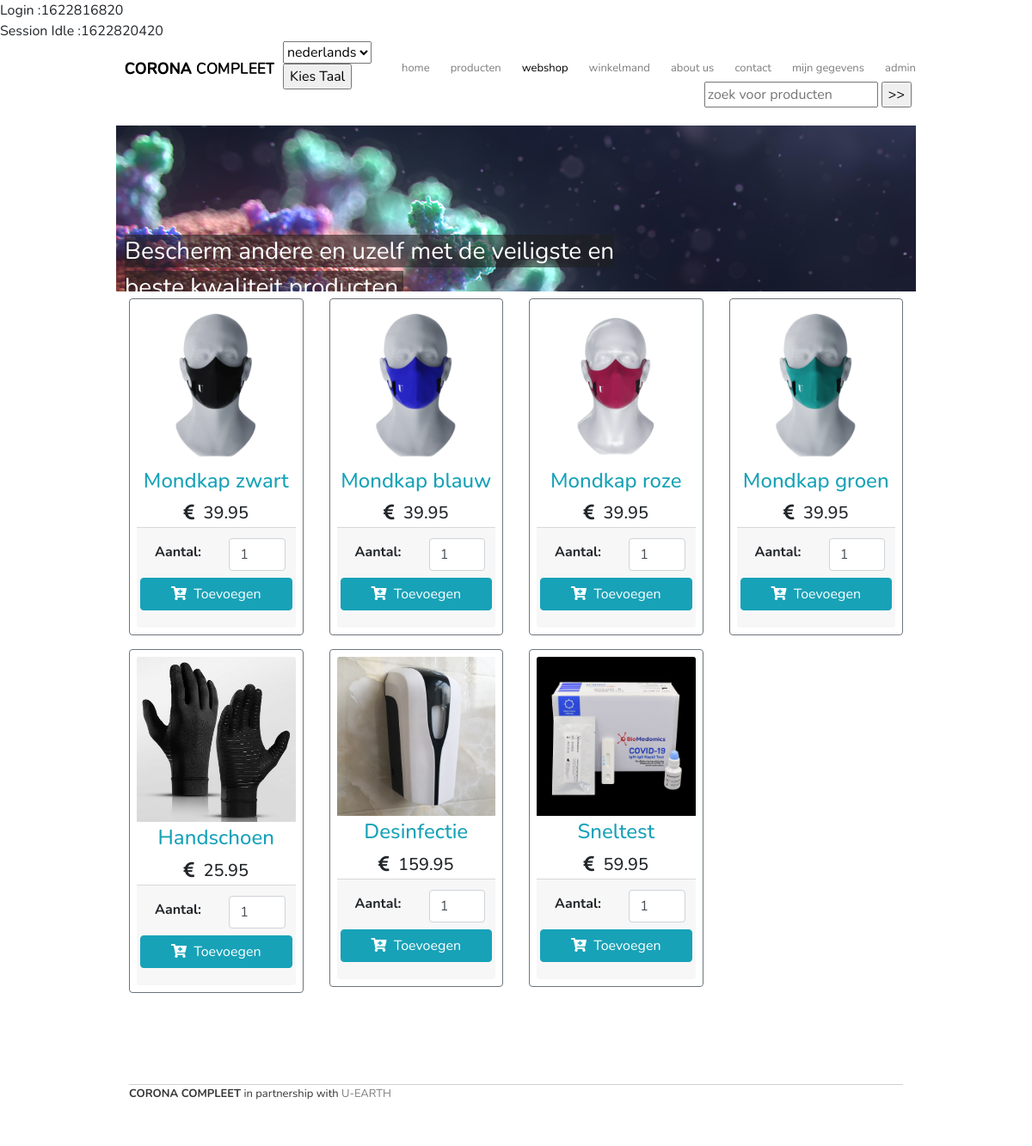
Screenshot of /pagina/webshop.php with the database file from the repository.
### tables this page shows
CREATE TABLE `producten` (
  `productnummer` INT(50) AUTO_INCREMENT,
  `naam` VARCHAR(50) NOT NULL,
  `prijs` VARCHAR(50) ,
  `image` VARCHAR(255) ,
  `voorraad` INT(50) ,
  PRIMARY KEY (`productnummer`)
);

### models/functions.php (called while the page is built, shortened)
<?php
include_once('config.php');
function ExecuteQuery($conn, $query, $params = array()) {
  $stmt = $conn->prepare($query);
  $stmt->execute($params);
return $stmt;
}
function FetchQuery($conn, $query, $params = array()) {
    return ExecuteQuery($conn, $query, $params)->fetchAll(PDO::FETCH_ASSOC);
}
?>

### talen/vertaal.php (called while the page is built, shortened)
<?PHP
$aTalen = array ("nederlands", "engels");
?>

### pagina/webshop.php (the view, shortened to what this page needs)
<?php
$page = 'webshop';
include_once('../models/functions.php');
include_once('../models/config.php');
require_once 'header.php';
?>
<div class="container">
    <div class="row mt-2 pb-3">
      <?php
      $result = FetchQuery($conn, "SELECT * FROM producten", array());
      foreach ($result as $row) :
      ?>
      <div class="col-sm-6 col-md-4 col-lg-3 mb-2">
        <div class="card-deck">
          <div class="card p-2 border-secondary mb-2">
            <img src="<?php echo $row["image"]?>" class="card-img-top">
            <div class="card-body p-1">
              <h4 class="card-title text-center text-info"><?php echo $row["naam"]?></h4>
              <h5 class="card-text text-center"><i class="fas fa-euro-sign"></i>&nbsp;&nbsp;<?php echo number_format($row["prijs"],2)?></h5>
            </div>
            <div class="card-footer p-1">
              <form action="../models/toevoegen.php" class="form-submit" method="post">
                <div class="row p-2">
                  <div class="col-md-6 py-1 pl-4">
                    <b>Aantal: </b>
                  </div>
                  <div class="col-md-6">
                    <input type="number" class="form-control" name="aantal" value="1">
                  </div>
                </div>
                <button class="btn btn-info btn-block addItemBtn"></a><i class="fas fa-cart-plus"></i>&nbsp;&nbsp;Toevoegen</button>
              </form>
            </div>
          </div>
        </div>
      </div>
      <?php endforeach; ?>
    </div>
	<br/>
	<footer class="borderfooter">
		<p><strong>CORONA COMPLEET</strong> in partnership with <a href="https://www.u-earth.eu/">U-EARTH</a></p>
	</footer>
</div>
</body>
</html>

### models/config.php (shortened to what this page needs)
<?php
include_once('functions.php');
if (!isset($_SESSION)) {
  $session = session_start();
}
if ($session && !isset($_SESSION['login_time'])) {
  if ($session == 1) {
      echo "Login :".$_SESSION['login_time'];
      echo "Session Idle :".$_SESSION['idle_time'];
  } else{
      $_SESSION['login_time']="";
  }
}
?>

### pagina/header.php (shortened to what this page needs)
<?php
include_once __DIR__ . '/../talen/vertaal.php';
?>
<!DOCTYPE html>
<html lang="nl">
<head>
	<link rel='stylesheet' href='https://cdnjs.cloudflare.com/ajax/libs/font-awesome/5.9.0/css/all.min.css' />
	<link rel="stylesheet" href="https://localhost/git-coronacompleet/BLOK4/css/bootstrap.css">
	<link rel="stylesheet" href="https://localhost/git-coronacompleet/BLOK4/css/bootstrap-grid.css">
	<link rel="stylesheet" href="https://localhost/git-coronacompleet/BLOK4/css/style.css">
</head>
<body>
	<div class="container">
		<header>
			<a href="https://localhost/git-coronacompleet/BLOK4/index.php"><h1>CORONA COMPLEET</h1></a>
			<nav>
				<ul class="nav-list">
					<li><a href="https://localhost/git-coronacompleet/BLOK4/index.php"<?php if(isset($page) && $page == "index") echo " class='selected'";?>>Home</a></li>
					<li><a href="https://localhost/git-coronacompleet/BLOK4/pagina/producten.php"<?php if(isset($page) && $page == "producten") echo " class='selected'";?>>Producten</a>
					</li>
					<li><a href="https://localhost/git-coronacompleet/BLOK4/pagina/webshop.php"<?php if(isset($page) && $page == "webshop") echo ' class="selected"';?>>Webshop</a></li>
					<li><a href="https://localhost/git-coronacompleet/BLOK4/pagina/winkelmand.php"<?php if(isset($page) && $page == "winkelmand") echo " class='selected'";?>>Winkelmand </a><span id="cart-item" class="badge badge-dark"></span></li>
					<li><a href="https://localhost/git-coronacompleet/BLOK4/pagina/aboutus.php"<?php if(isset($page) && $page == "aboutus") echo " class='selected'";?>>About us</a></li>
					<li><a href="https://localhost/git-coronacompleet/BLOK4/pagina/contact.php"<?php if(isset($page) && $page == "contact") echo " class='selected'";?>>Contact</a></li>
					<li><a href="https://localhost/git-coronacompleet/BLOK4/pagina/mijngegevens.php"<?php if(isset($page) && $page == "mijngegevens") echo " class='selected'";?>>Mijn gegevens</a>
					</li>
					<li><a href="https://localhost/git-coronacompleet/BLOK4/pagina/admin.php"<?php if(isset($page) && $page == "admin") echo " class='selected'";?>>Admin</a></li>
				</ul>
			</nav>
			<div class = "zoekBar">
				<form action = "zoekfunctie.php" method="post">
					<input type="text" name="zoeken" placeholder= "zoek voor producten"/>
					<input type="submit" value=">>"/>
				</form>
			</div>
			<div>
			<form action="" method="post">
            <select name="taalkeuze">
                <?PHP
                for ($i=0; $i < count ($aTalen); $i++)
                {
                ?>
                    <option value="<?=$aTalen[$i];?>"><?=$aTalen[$i];?></option>
                <?PHP
                }
                ?>
            </select>
            <input name="kiezen" type="submit" value="Kies Taal" />
        </form></div>
			<div class="banner">
				<span class="spanwrap">
					Bescherm andere en uzelf met de veiligste en beste kwaliteit producten.
				</span>
			</div>
		</header>

### css/style.css (style rules this page uses)
.zoekBar { float:right; padding:5px; }
body { font-family: 'Nunito', sans-serif; overflow-y:scroll; }
p { font-size: 33px; line-height: initial; color: #353535; }
h1, h2, h3 { letter-spacing: -1px; }
a { color: #7e7e7e; text-decoration: none; }
a:hover, .selected { color: black; }
li { margin-left: 24px; }
ul { font-size: 33px; color: #353535; }
.borderfooter { border-top: 1px solid #d1d1d1; padding-bottom: 20px; margin-top: 50px; margin-bottom: 15px; line-height: 1em; }
.container { margin-left: initial; max-width: initial; }
@media (min-width: 992px) { p { font-size: 13px; line-height: 20px; } }
@media (min-width: 992px) { .container { margin-left: auto; max-width: 960px; } }
header { overflow: hidden; height:291px; }
header h1 { background: url(../img/logo.png) no-repeat; text-indent: -9999px; width: 174px; height: 23px; margin: 35px 10px 22px; float: left; }
@media (min-width: 992px) { header h1 { background: url(../img/logo.png) no-repeat; text-indent: -9999px; width: 174px; height: 23px; margin: 20px 10px 22px; float: left; } }
.nav-list { background: url(../img/logo.png) no-repeat; background-position: 6% 4%; position: fixed; top: 0; left: 0; width: 100%; height: 100vh; list-style: none; background-color: whitesmoke; z-index: 900; display: flex; flex-direction: column; justify-content: center; opacity: 0; transform: scale(0); transition: opacity 650ms; }
nav { float: right; padding-top: 22px; }
nav li { display: inline; position: relative; }
nav a { text-transform: lowercase; }
@media (min-width: 992px) { .nav-list { background: none; position: initial; font-size: 13px; width: initial; height: initial; background-color: initial; flex-direction: row; opacity: initial; margin: 0; padding: 0; transform: scale(1); } }
.banner { background: url(../img/virus.png) no-repeat; width: 100%; height: 100%; clear: both; padding-left: 10px; padding-top: 125px; padding-inline-end: 300px; margin-top: 100px; max-height: 231px; }
.spanwrap { color: white; font-size: 28px; width: 100px; inline-size: 23px; background-color: rgba(30,30,30,0.6); transform: scale(0); opacity: 0; }
@media (min-width: 992px) { .banner { margin-top: initial; } }
@media (min-width: 992px) { .spanwrap { transform: scale(1); opacity: 1; } }
img { border-radius: 5px 5px 0 0; }
* { box-sizing: border-box; }
.row:after { content: ""; display: table; clear: both; }

### rows the page displays
producten: image (picture), naam "Mondkap zwart", prijs "39.95"
producten: image (picture), naam "Mondkap blauw", prijs "39.95"
producten: image (picture), naam "Mondkap roze", prijs "39.95"
producten: image (picture), naam "Mondkap groen", prijs "39.95"
producten: image (picture), naam "Handschoen", prijs "25.95"
producten: image (picture), naam "Desinfectie", prijs "159.95"
producten: image (picture), naam "Sneltest", prijs "59.95"

### other values shown
$_SESSION['login_time'] "1622816820"
$_SESSION['idle_time'] "1622820420"
form field taalkeuze "nederlands"
